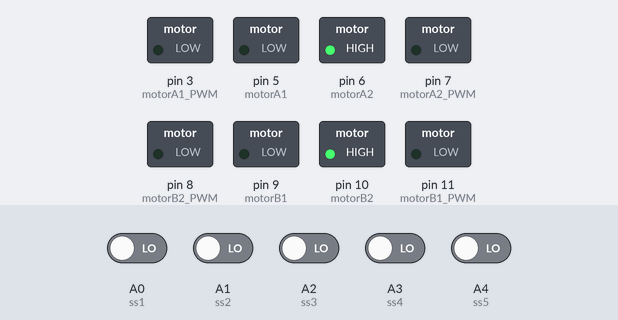
Bench run of a sketch on a simulated Arduino Uno, built with avr-gcc and run on an emulated ATmega328P. On the bench: switched loads named in the sketch (green lamp = pin HIGH). Inputs (shaded band) come from the test bench; at power-on: A0 (ss1), A1 (ss2), A2 (ss3), A3 (ss4), A4 (ss5) LOW.

Above: at 0.1 s.
At 1.7 s:
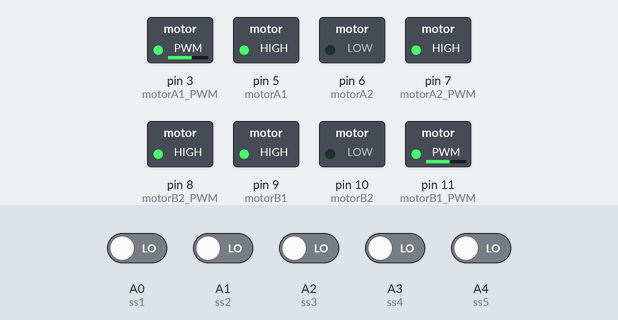
1.8 s: A4 (ss5) driven HIGH
At 3.1 s:
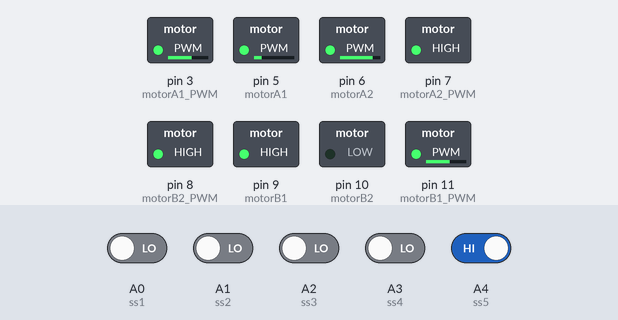
Timing chart, 0 to 2.2 s (numbered marks = the images above; inputs shaded):
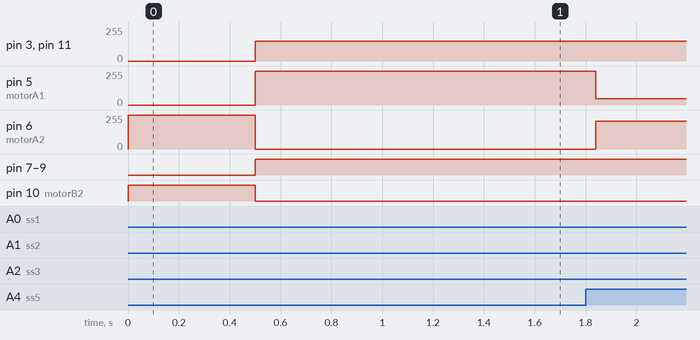

The sketch:

Advance-Line-Follower-Robot-PID.ino
```cpp
float Kp = 10, Ki = 0, Kd = 0;
float error = 0, P = 0, I = 0, D = 0, PID_value = 0;
float previous_error = 0, previous_I = 0;
int sensor[5] = {0, 0, 0, 0, 0};
int initial_motor_speed = 150;

const int motorA1 = 5; //Motor Direita
const int motorA2 = 6; //Motor Direita
const int motorB1 = 9; //Motor Esquerda
const int motorB2 = 10; //Motor Esquerda
const int motorA1_PWM = 3;
const int motorA2_PWM = 7;
const int motorB1_PWM = 11;
const int motorB2_PWM = 8;
int line;
int outline;

const int ss1 = A0;  // sensor 1
const int ss2 = A1;  // sensor 2
const int ss3 = A2; // sensor 3
const int ss4 = A3; // sensor 4
const int ss5 = A4; // sensor 5
//const int ss6 = 13; // sensor Near

//Declaração das funções
void read_sensor_values(void);
void calculate_pid(void);
void motor_control(void);
void right(void);
void left(void);

//Função de Setup do Arduino
void setup()
{
  pinMode(motorA1, OUTPUT);
  pinMode(motorA2, OUTPUT);
  pinMode(motorB1, OUTPUT);
  pinMode(motorB2, OUTPUT);
  pinMode(motorA1_PWM, OUTPUT);
  pinMode(motorB1_PWM, OUTPUT);
  pinMode(motorA2_PWM, OUTPUT);
  pinMode(motorB2_PWM, OUTPUT);

  pinMode(ss1, INPUT);
  pinMode(ss2, INPUT);
  pinMode(ss3, INPUT);
  pinMode(ss4, INPUT);
  pinMode(ss5, INPUT);
  //pinMode(ss6, INPUT);

  digitalWrite(motorA2, HIGH);
  digitalWrite(motorB2, HIGH);

  delay(500);
}

//Função de execução continua do Arduino
void loop()
{
  read_sensor_values();
  calculate_pid();
  motor_control();
}

//Função responsável por fazer a leitura dos sensores do Robô
void read_sensor_values()
{
  line = 0;
  outline = 1;

  sensor[0] = digitalRead(ss1);
  sensor[1] = digitalRead(ss2);
  sensor[2] = digitalRead(ss3);
  sensor[3] = digitalRead(ss4);
  sensor[4] = digitalRead(ss5);

  if ((sensor[0] == outline) && (sensor[1] == outline) && (sensor[2] == line) && (sensor[3] == line) && (sensor[4] == line))
  { right();
  }
  else if ((sensor[0] == line) && (sensor[1] == line) && (sensor[2] == line) && (sensor[4] == outline) && (sensor[4] == outline))
  {
    left();
  }
  else if ((sensor[0] == outline) && (sensor[1] == outline) && (sensor[2] == outline) && (sensor[3] == outline) && (sensor[4] == line))
    error = 5;
  else if ((sensor[0] == line) && (sensor[1] == outline) && (sensor[2] == outline) && (sensor[4] == outline) && (sensor[4] == outline))
    error = -5;
  else if ((sensor[0] == outline) && (sensor[1] == outline) && (sensor[2] == outline) && (sensor[3] == line) && (sensor[4] == line))
    right();
  else if ((sensor[0] == line) && (sensor[1] == line) && (sensor[2] == outline) && (sensor[3] == outline) && (sensor[4] == outline))
    left();
  /*if((sensor[0]==outline)&&(sensor[1]==line)&&(sensor[2]==line)&&(sensor[3]==line)&&(sensor[4]==line))
      error=5;
    if((sensor[0]==line)&&(sensor[1]==line)&&(sensor[2]==line)&&(sensor[3]==line)&&(sensor[4]==outline))
      error=-5;*/
  else if ((sensor[0] == outline) && (sensor[1] == outline) && (sensor[2] == line) && (sensor[3] == line) && (sensor[4] == outline))
    error = 2;
  else if ((sensor[0] == outline) && (sensor[1] == line) && (sensor[2] == line) && (sensor[3] == outline) && (sensor[4] == outline))
    error = -2;
  /*  if((sensor[0]==outline)&&(sensor[1]==outline)&&(sensor[2]==outline)&&(sensor[3]==outline)&&(sensor[4]==outline))
      error=0;
    if((sensor[0]==line)&&(sensor[1]==line)&&(sensor[2]==line)&&(sensor[3]==line)&&(sensor[4]==line))
      error=0;
    if((sensor[1]==outline)&&(sensor[2]==line)&&(sensor[3]==outline))
      error=0;*/
  else if ((sensor[0] == outline) && (sensor[1] == outline) && (sensor[2] == line) && (sensor[3] == outline) && (sensor[4] == outline))
    error = 0;
}

void calculate_pid()
{

  P = error;
  I = error + previous_I;
  D = error - previous_error;

  PID_value = (Kp * P) + (Ki * I) + (Kd * D);

  previous_I = I;
  previous_error = error;
}


void motor_control()
{
  int left_motor_speed;
  int right_motor_speed;

  left_motor_speed = initial_motor_speed + PID_value;
  right_motor_speed = initial_motor_speed - PID_value;

  if (left_motor_speed < 0)
    left_motor_speed = 0;
  if (right_motor_speed < 0)
    right_motor_speed = 0;

  if (left_motor_speed > 255)
    left_motor_speed = 255;
  if (right_motor_speed > 255 )
    right_motor_speed = 255;

  analogWrite(motorB1_PWM, left_motor_speed);
  analogWrite(motorB2_PWM, left_motor_speed);
  analogWrite(motorA1_PWM, right_motor_speed);
  analogWrite(motorA2_PWM, right_motor_speed);

  digitalWrite(motorA1, HIGH);
  digitalWrite(motorA2, LOW);
  digitalWrite(motorB1, HIGH);
  digitalWrite(motorB2, LOW);

}


void right()
{
  digitalWrite(motorA1, HIGH);
  digitalWrite(motorA2, LOW);
  digitalWrite(motorB1, LOW);
  digitalWrite(motorB2, HIGH);
  analogWrite(motorB1_PWM, 250);
  analogWrite(motorB2_PWM, 250);
  analogWrite(motorA1_PWM, 250);
  analogWrite(motorA2_PWM, 250);
}
void left()
{
  digitalWrite(motorA1, LOW);
  digitalWrite(motorA2, HIGH);
  digitalWrite(motorB1, HIGH);
  digitalWrite(motorB2, LOW);
  analogWrite(motorB1_PWM, 250);
  analogWrite(motorB2_PWM, 250);
  analogWrite(motorA1_PWM, 250);
  analogWrite(motorA2_PWM, 250);
}
```
